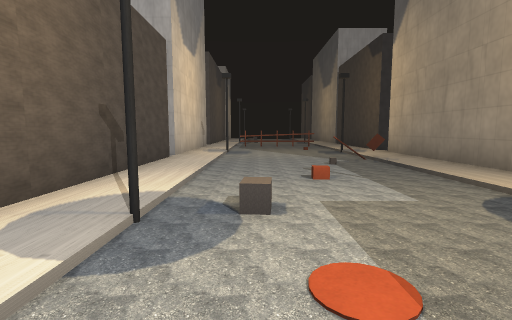
[1] (above)

15 first-person views from a walk through a scene from a Unity 3-D project. The camera is 1.5 m above the floor, tilts 6° down and sees 85° across. The floor is counted in squares, 2 m on a side. Each view is taken from the middle of a square. On the plan, view 1 faces up. The plan holds only what a view shows up to about 10 squares ahead; the rest is blank. The place goes on beyond the plan.

[2]
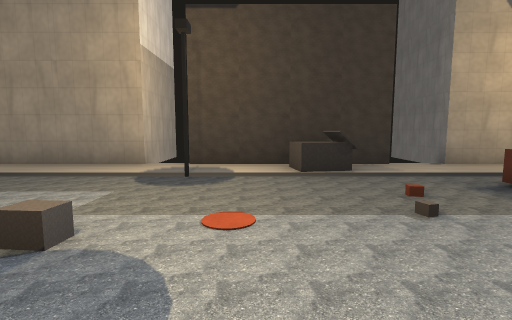

[3]
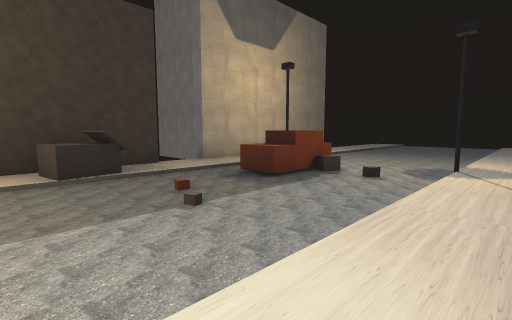

[4]
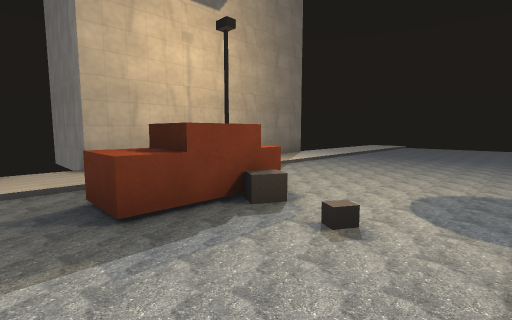

[5]
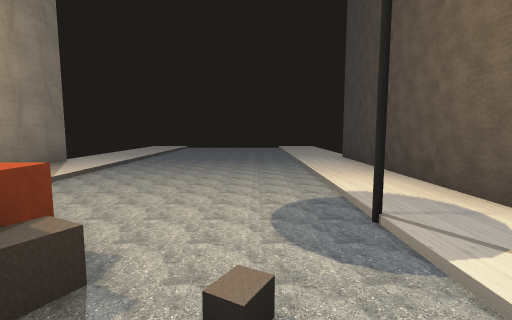

[6]
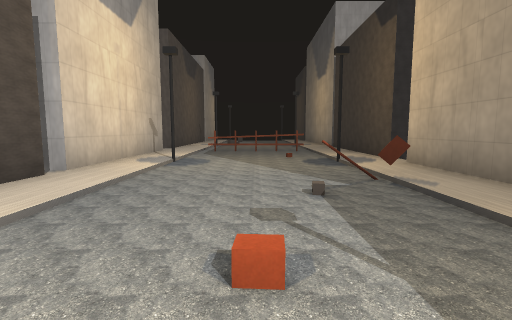

[7]
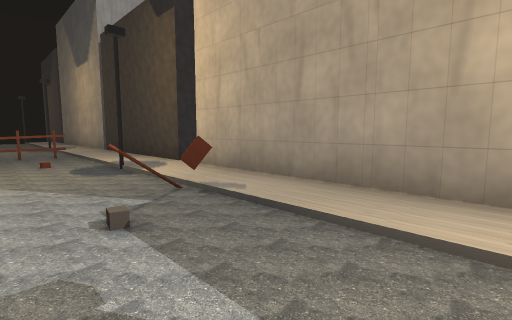

[8]
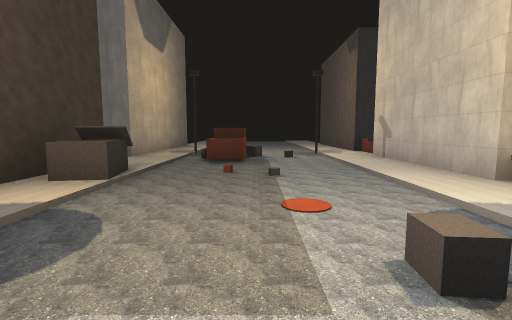

[9]
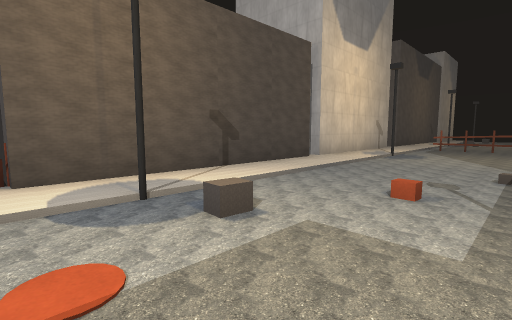

[10]
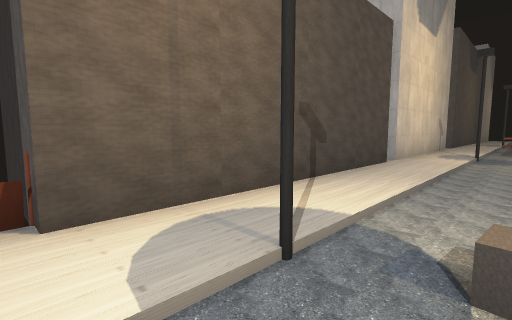

[11]
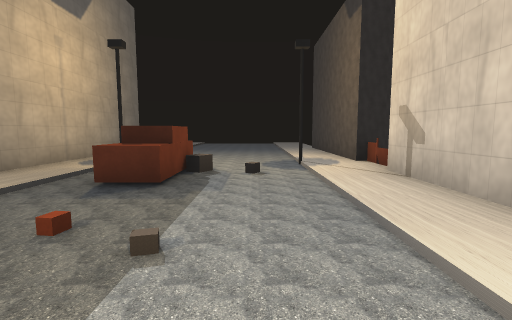

[12]
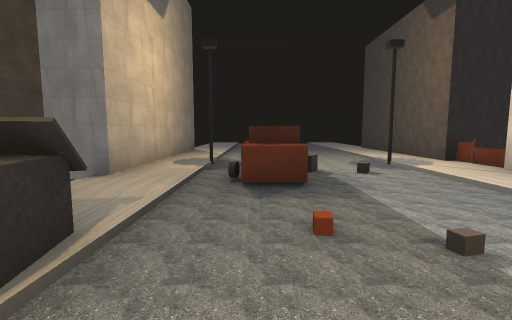

[13]
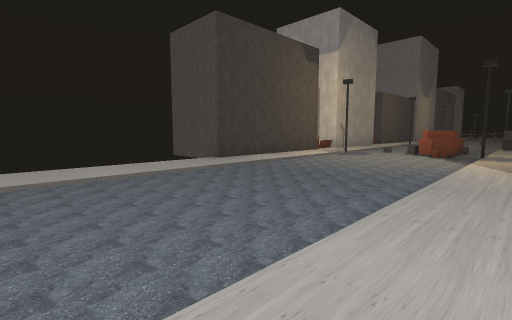

[14]
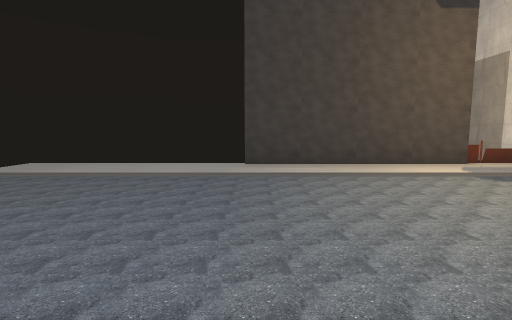

[15]
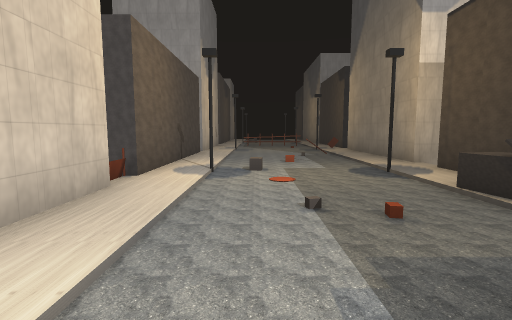

### Floor plan
Key: @ floor where view 1 was taken; # wall or solid block; . main floor; : floor 0.25 m higher than the main floor; / step, stairs or slope; O other object.
Columns run from 4 left of view 1 to 5 right of it. Each row starts with its distance up from view 1.
 13  #:/OOO/:#
 12  #:/.../:#
 11  #:/..//:#
 10  #:#...#:#
  9  #:/.../:#
  8  #:/.../:#
  7  #:/../O:#
  6  #:/..//:#
  5  #:/.../:#
  4  #:/.../:#
  3   :/O../:#
  2 ##:#...#:#
  1 #O:/.../:#
  0   :/@..O##
 -1  #:/.../:#
 -2   :/.../:#
 -3   :/..O/:#
 -4 ##://OO/:#
 -5 #O:#../#:#
 -6   :/.../:#
 -7  #:/.../:#
 -8   :/.../:#
 -9  #:/.../:#
-10 ##:/.../:
-11   :/.../:
-12   :/.../:
-13   :/.../:
-14   :/.../:
-15   :/.../:

Where each view was taken, in squares from view 1:
view 1: 0 up, 0 right, facing up
view 2: 1 up, 2 left, facing right
view 3: 1 up, 2 left, facing down-right
view 4: 2 down, 1 left, facing down-right
view 5: 3 down, 0 right, facing down
view 6: 3 up, 1 right, facing up
view 7: 4 up, 1 right, facing up-right
view 8: 4 up, 1 right, facing down
view 9: 1 up, 2 right, facing up-left
view 10: 1 up, 0 right, facing up-left
view 11: 1 up, 0 right, facing down
view 12: 1 up, 2 right, facing down
view 13: 15 down, 4 right, facing up-left
view 14: 10 down, 4 right, facing left
view 15: 4 down, 0 right, facing up
